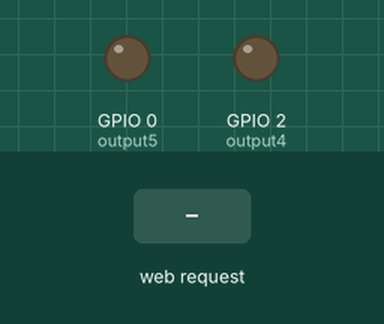
A sketch run on a simulated ESP8266 (NodeMCU). Parts: output pins drawn as LEDs (lit = HIGH). The test bench sets the inputs (shaded band). WiFi joins after 1.5 s; servers stay silent unless stated; what the sketch prints to the serial monitor is not drawn.

Above: at 2.7 s.
2.8 s: HTTP request GET /5/on received
At 3.9 s:
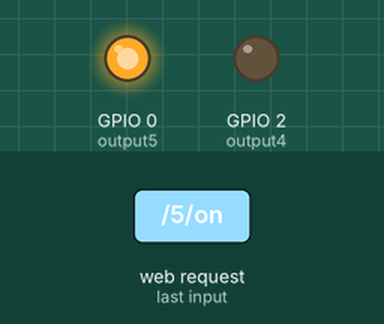
4.3 s: HTTP request GET /4/on received
At 5.1 s:
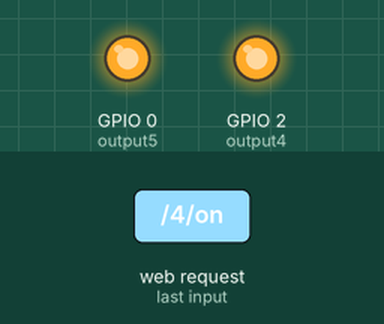
5.8 s: HTTP request GET /5/off received
At 6.2 s:
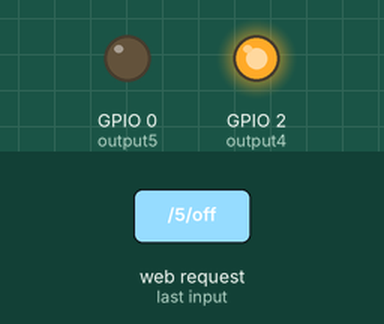
7.3 s: HTTP request GET /4/off received
At 8.6 s:
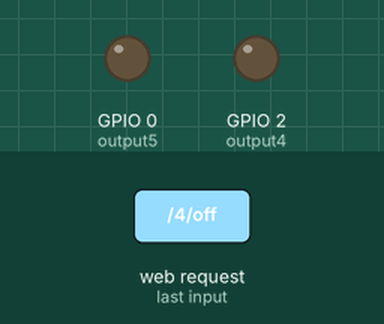
Timing chart, 0 to 9.8 s (numbered marks = the images above; inputs shaded):
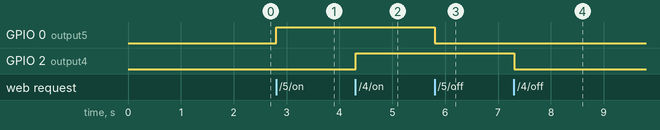

Measured:
- after the input at 2.8 s, GPIO 0 (output5): LOW → HIGH at once
- after the input at 4.3 s, GPIO 2 (output4): LOW → HIGH at once
- after the input at 5.8 s, GPIO 0 (output5): HIGH → LOW at once
- after the input at 7.3 s, GPIO 2 (output4): HIGH → LOW at once

The sketch:

ESP8266_WIFI_AYDINLATMA.ino
```cpp
#include <ESP8266WiFi.h>

const char* ssid = "wifi adı";
const char* password = "password";

WiFiServer server(80);

String header;
String output5State = "OFF";
String output4State = "OFF";
const int output5 = 0;
const int output4 = 2;

unsigned long currentTime = millis();
unsigned long previousTime = 0;
const long timeoutTime = 2000;

void setup() {
  Serial.begin(115200);
  pinMode(output5, OUTPUT);
  pinMode(output4, OUTPUT);
  digitalWrite(output5, LOW);
  digitalWrite(output4, LOW);
  Serial.println("AT+CWMODE=1");
  Serial.print("Connecting to ");
  Serial.println(ssid);
  WiFi.begin(ssid, password);
  while (WiFi.status() != WL_CONNECTED) {
    delay(500);
    Serial.print(".");
  }
  Serial.println("");
  Serial.println("WiFi connected.");
  Serial.println("IP address: ");
  Serial.println(WiFi.localIP());
  server.begin();
}

void loop(){
  WiFiClient client = server.available();

  if (client) {
    Serial.println("New Client.");
    String currentLine = "";
    currentTime = millis();
    previousTime = currentTime;
    while (client.connected() && currentTime - previousTime <= timeoutTime) {
      currentTime = millis();
      if (client.available()) {
        char c = client.read();
        Serial.write(c);
        header += c;
        if (c == '\n') {
          if (currentLine.length() == 0) {
            client.println("HTTP/1.1 200 OK");
            client.println("Content-type:text/html");
            client.println("Connection: close");
            client.println();

            if (header.indexOf("GET /5/on") >= 0) {
              Serial.println("GPIO 5 on");
              output5State = "ON";
              digitalWrite(output5, HIGH);
            } else if (header.indexOf("GET /5/off") >= 0) {
              Serial.println("GPIO 5 off");
              output5State = "OFF";
              digitalWrite(output5, LOW);
            } else if (header.indexOf("GET /4/on") >= 0) {
              Serial.println("GPIO 4 on");
              output4State = "ON";
              digitalWrite(output4, HIGH);
            } else if (header.indexOf("GET /4/off") >= 0) {
              Serial.println("GPIO 4 off");
              output4State = "OFF";
              digitalWrite(output4, LOW);
            }
            client.println("<!DOCTYPE html><html>");
            client.println("<head><meta name=\"viewport\" content=\"width=device-width, initial-scale=1\">");
            client.println("<link rel=\"icon\" href=\"data:,\">");
            client.println("<style>html { font-family: Helvetica; display: inline-block; margin: 0px auto; text-align: center;}");
            client.println(".button { background-color: #195B6A; border: none; color: white; padding: 16px 40px;");
            client.println("text-decoration: none; font-size: 30px; margin: 2px; cursor: pointer;}");
            client.println(".button2 {background-color: #77878A;}</style></head>");
            client.println("<title>ZAFER GUVEN - WIFI AYDINLATMA SISTEMI</title>");
            client.println("<body><h1>WIFI AYDINLATMA SISTEMI</h1>");
            client.println("<br><h3>LED AYDINLATMA DURUM = " + output5State + "</h3>");
            if (output5State=="OFF") {
              client.println("<p><a href=\"/5/on\"><button class=\"button\">ON</button></a></p>");
            } else {
              client.println("<p><a href=\"/5/off\"><button class=\"button button2\">OFF</button></a></p>");
            }
            client.println("<br><h3>MASA LAMBASI DURUM = " + output4State + "</h3>");
            if (output4State=="OFF") {
              client.println("<p><a href=\"/4/on\"><button class=\"button\">ON</button></a></p>");
            } else {
              client.println("<p><a href=\"/4/off\"><button class=\"button button2\">OFF</button></a></p>");
            }
            client.println("<br><h3>&copy; 2022 - ZAFER GUVEN - Kisisel Web Site - www.zaferguven.com</h3>");
            client.println("</body></html>");
            client.println();
            break;
          } else {
            currentLine = "";
          }
        } else if (c != '\r') {
          currentLine += c;
        }
      }
    }
    header = "";
    client.stop();
    Serial.println("Client disconnected.");
    Serial.println("");
  }
}
```
